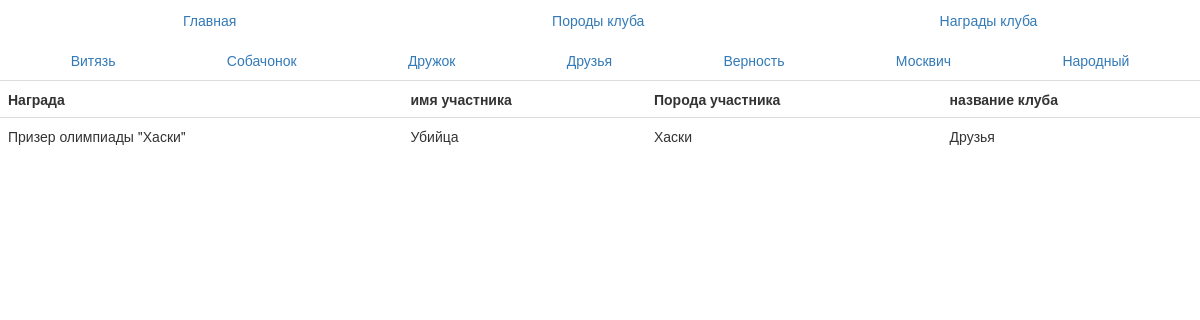
Page /Test/Club_Awards_Friends.php on the committed database.
### tables this page shows
CREATE TABLE `dogsparticipants` (
  `id` int(10) UNSIGNED NOT NULL COMMENT 'Индекс',
  `Host_id` int(10) UNSIGNED NOT NULL COMMENT 'Хозяин',
  `Club_id` int(10) UNSIGNED DEFAULT NULL COMMENT 'Клуб',
  `id_Pedigree` int(10) UNSIGNED DEFAULT NULL COMMENT 'Родословная ',
  `Nickname` varchar(255) NOT NULL COMMENT 'Кличка',
  `Breed` varchar(255) NOT NULL COMMENT 'Порода',
  `Old` int(20) UNSIGNED NOT NULL COMMENT 'Возраст',
  `Exhibition` int(11) NOT NULL COMMENT 'Выставка',
  `Awards` varchar(255) DEFAULT NULL COMMENT 'Награды собаки'
);

CREATE TABLE `club` (
  `id` int(10) UNSIGNED NOT NULL,
  `Name_club` varchar(255) NOT NULL,
  `Numbers` mediumint(8) UNSIGNED NOT NULL
);

### Test/Club_Awards_Friends.php (the view, shortened to what this page needs)
<!DOCTYPE html>
<html>
<head>
    <link rel="stylesheet" href="1.css">
    <link rel="stylesheet" href="https://maxcdn.bootstrapcdn.com/bootstrap/3.3.6/css/bootstrap.min.css">
</head>
<body>
<div class="container-fluid">
    <ul class="nav nav-justified">
        <li><a href="index.html">Главная</a></li>
        <li><a href="Breed_club.php">Породы клуба</a></li>
        <li><a href="Club_Awards.php">Награды клуба</a></li>
    </ul>
</div>
<header class="container-fluid">
    <ul class="nav nav-justified">
        <li><a href="Club_Awards_Vityaz.php">Витязь</a></li>
        <li><a href="Club_Awards_Sobachonok.php">Собачонок</a></li>
        <li><a href="Club_Awards_Friend.php">Дружок</a></li>
        <li><a href="Club_Awards_Friends.php"> Друзья</a></li>
        <li><a href="Club_Awards_Fidelity.php"> Верность</a></li>
        <li><a href="Club_Awards_Moscow.php"> Москвич</a></li>
        <li><a href="Club_Awards_people.php"> Народный</a></li>
    </ul>
</header>
<?php
$settings = [
    'host' => 'localhost',
    'user' => 'root',
    'password' => '',
    'db_name' =>'coursework'
];
$link = mysqli_connect($settings['host'],$settings['user'],$settings['password'],$settings['db_name']);
mysqli_set_charset ($link , 'utf8');
$query = "SELECT dogsparticipants.Awards, dogsparticipants.Nickname, dogsparticipants.Breed, club.Name_club FROM dogsparticipants INNER JOIN club ON club.id = dogsparticipants.Club_id AND club.Name_club = \"Друзья\" AND dogsparticipants.Awards IS NOT NULL";
$result = mysqli_query($link, $query) or die("Ошибка".mysqli_error($link));
if($res === false)
{
    echo mysqli_error($link);
}
else
{
    $rows = mysqli_num_rows($result);
    echo "<table class=\"table\"><tr><th>Награда</th><th>имя участника</th><th>Порода участника</th><th>название клуба</th></tr>";
    for($i = 0; $i < $rows ; ++$i)
    {
        $row = mysqli_fetch_row($result);
        echo "<tr>";
        for ($j = 0 ; $j < 4 ; ++$j) echo "<td>$row[$j]</td>";
        echo "</tr>";
    }
    echo "</table>";
}
?>
</body>
</html>

### Test/1.css (style rules this page uses)
body { font-family: 'Roboto', sans-serif; font-weight: 300; background-color: #c4d0ff; height: 100vh; }
header { padding: 0px 0; }

### rows in the picture
dogsparticipants: Awards "Призер олимпиады \"Хаски\"", Nickname "Убийца", Breed "Хаски", Club.Name_club "Друзья"
